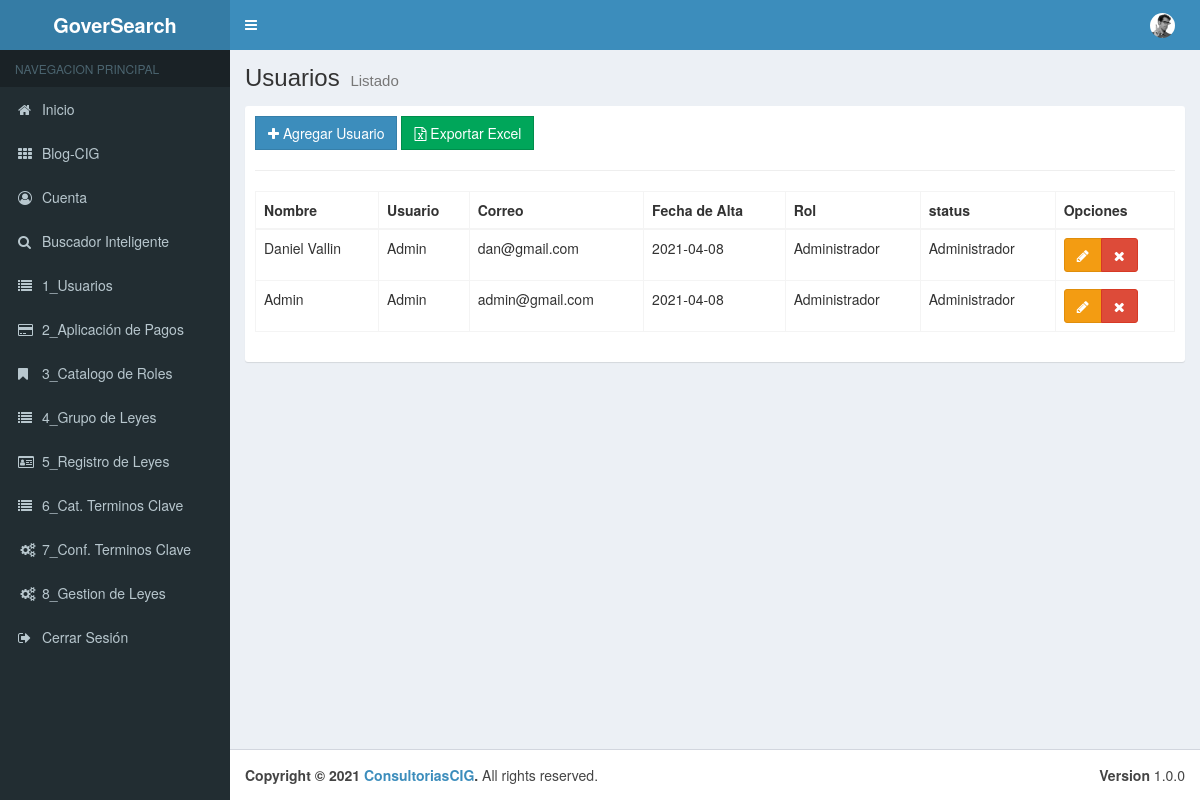
Before: /00_Menu/cUsuarios with the older database file.
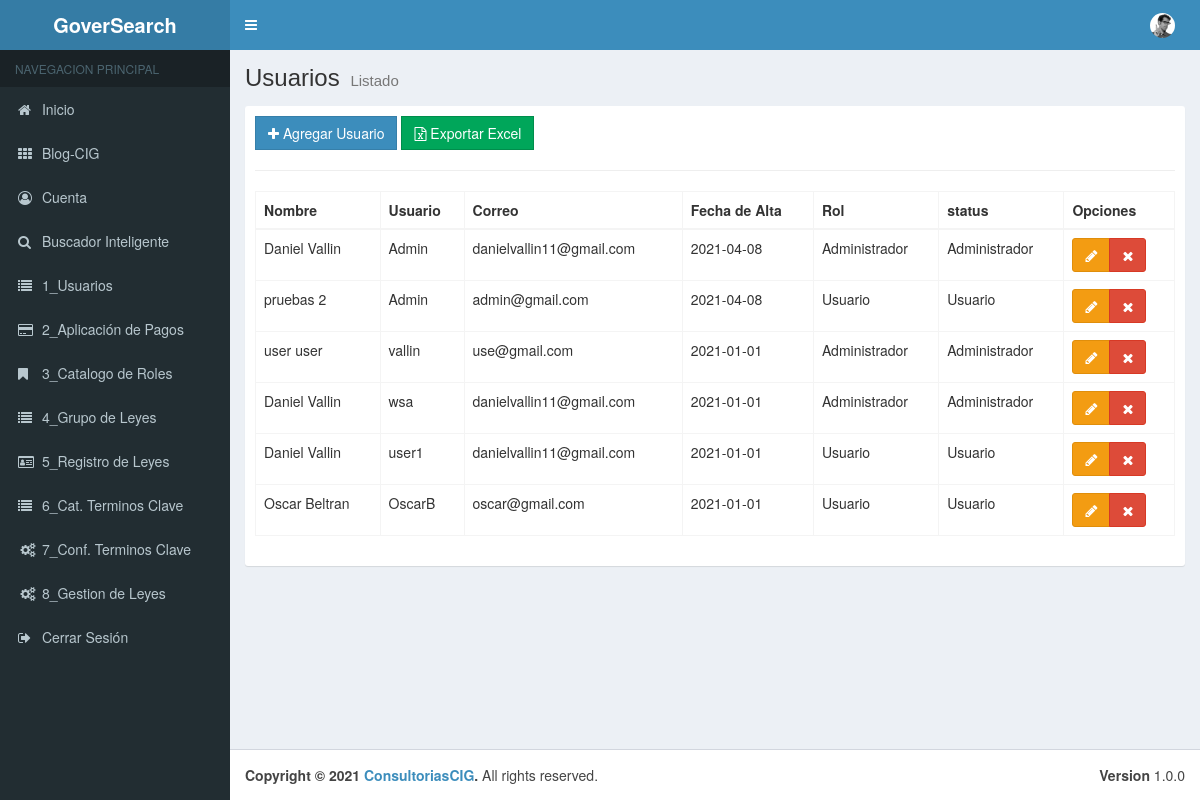
After: the same page with the newer database file.
### tables this page shows
CREATE TABLE `tbl_usuarios` (
  `pk_Usuario` int(11) NOT NULL,
  `Nombre` varchar(50) NOT NULL,
  `Apellidos` varchar(50) NOT NULL,
  `Telefono` varchar(10) NOT NULL,
  `Correo` varchar(50) NOT NULL,
  `Usuario` varchar(50) NOT NULL,
  `Contrasena` varchar(50) NOT NULL,
  `Fecha_Alta` date NOT NULL,
  `User_Rol_pk` int(11) NOT NULL,
  `Estado` bit(1) NOT NULL
);

CREATE TABLE `tbl_roles` (
  `pk_Rol` int(11) NOT NULL,
  `Nombre_Rol` varchar(50) NOT NULL,
  `Descripcion` varchar(50) NOT NULL,
  `Estado` bit(1) NOT NULL
);

### application/controllers/00_Menu/cUsuarios.php (called while the page is built, shortened)
<?php
class cUsuarios extends CI_Controller {
	public function __construct(){
		$this->load->model("User_Model");
		$this->load->model("Roles_Model");
	}
	public function index(){
		$data = array(
			 'usuarios' =>$this->User_Model->getUsuarios(),
		);
		$this->load->view("layouts/header");
		$this->load->view("layouts/aside");
		$this->load->view("admin/01_Menu/vUsuarios/list",$data);
		$this->load->view("layouts/footer");
	}
}

### index.php (called while the page is built, shortened)
<?php
require_once BASEPATH.'core/CodeIgniter.php';

### application/models/User_Model.php (called while the page is built, shortened)
<?php
class User_Model extends CI_Model {
    public function getUsuarios(){
        $this->db->select("u.* ,r.Nombre_Rol as rol");
        $this->db->from("tbl_usuarios u");
        $this->db->join("tbl_roles r","u.User_Rol_pk = r.pk_Rol");
        $this->db->where("u.Estado","1");
        $resultados = $this->db->get();
        return $resultados->result();
    }
}

### application/views/admin/01_Menu/vUsuarios/list.php (the view)
<div class="content-wrapper">
    <section class="content-header">
        <h1>
        Usuarios
        <small>Listado</small>
        </h1>
    </section>
    <section class="content">
        <div class="box box-solid">
            <div class="box-body">
                <div class="row">
                    <div class="col-md-12">
                        <a href="<?php echo base_url();?>00_Menu/cUsuarios/add" class="btn btn-primary btn-flat"><span class="fa fa-plus"></span> Agregar Usuario</a>
                        <a href="<?php echo base_url();?>00_Menu/cReg_Leyes/add" class="btn btn-success btn-flat"><span class="fa fa-file-excel-o"></span> Exportar Excel</a>
                    </div>
                </div>
                <hr>
                <div class="row">
                    <div class="col-md-12">
                        <table id="example1" class="table table-bordered table-hover">
                            <thead>
                            <tr>
                                <th>Nombre</th>
                                <th>Usuario</th>
                                <th>Correo</th>
                                <th>Fecha de Alta</th>
                                <th>Rol</th>
                                <th>status</th>
                                <th>Opciones</th>
                                </tr>
                            </thead>
                            <tbody>
                            <?php if(!empty($usuarios)):?>
                            <?php foreach($usuarios as $usuario):?>
                                <tr>
                                    <td><?php echo $usuario->Nombre; echo " "; echo $usuario->Apellidos;?></td>
                                    <td><?php echo $usuario->Usuario;?></td>
                                    <td><?php echo $usuario->Correo;?></td>
                                    <td><?php echo $usuario->Fecha_Alta;?></td>
                                    <td><?php echo $usuario->rol;?></td>
                                    <td><?php echo $usuario->rol;?></td>
                                    <td>
                                        <div class="btn-group">
                                            <a href="<?php echo base_url()?>00_Menu/cPagos/edit/<?php echo $usuario->pk_Usuario;?>" class="btn btn-warning"><span class="fa fa-pencil"></span></a>
                                            <a href="<?php echo base_url();?>00_Menu/cPagos/delete/<?php echo $usuario->pk_Usuario;?>" class="btn btn-danger btn-remove"><span class="fa fa-remove"></span></a>
                                        </div>
                                    </td>
                                </tr>
                            <?php endforeach;?>
                            <?php endif;?>
                            </tbody>
                        </table>
                    </div>
                </div>
            </div>
        </div>
    </section>
</div>

### application/views/layouts/header.php (shortened to what this page needs)
<!DOCTYPE html>
<html lang="es">
<head>
    <link rel="stylesheet" href="<?php echo base_url();?>assets/template/bootstrap/css/bootstrap.min.css">
    <link rel="stylesheet" href="<?php echo base_url();?>assets/template/datatables.net-bs/css/dataTables.bootstrap.min.css">
    <link rel="stylesheet" href="<?php echo base_url();?>assets/template/datatables-export/css/buttons.dataTables.min.css">
    <link rel="stylesheet" href="<?php echo base_url();?>assets/template/font-awesome/css/font-awesome.min.css">
    <link rel="stylesheet" href="<?php echo base_url();?>assets/template/dist/css/AdminLTE.min.css">
    <link rel="stylesheet" href="<?php echo base_url();?>assets/template/dist/css/skins/_all-skins.min.css">
</head>
<body class="hold-transition skin-blue sidebar-mini">
    <div class="wrapper">
        <header class="main-header">
            <a href="<?php echo base_url();?>" class="logo">
                <span class="logo-lg"><b>GoverSearch</b></span>
            </a>
            <nav class="navbar navbar-static-top">
                <a href="#" class="sidebar-toggle" data-toggle="push-menu" role="button">
                </a>
                <div class="navbar-custom-menu">
                    <ul class="nav navbar-nav">
                        <li class="dropdown user user-menu">
                            <a href="#" class="dropdown-toggle" data-toggle="dropdown">
                                <img src="<?php echo base_url()?>assets/template/dist/img/user2-160x160.jpg" class="user-image" alt="User Image">
                            </a>
                        </li>
                    </ul>
                </div>
            </nav>
        </header>

### application/views/layouts/aside.php
<aside class="main-sidebar">
    <section class="sidebar">
        <ul class="sidebar-menu" data-widget="tree">
            <li class="header">NAVEGACION PRINCIPAL</li>
            <li>
                <a href="<?php echo base_url();?>">
                    <i class="fa fa-home"></i> <span>Inicio</span>
                </a>
            </li>
                <li class="treeview">
                    <li>
                        <a href="<?php echo base_url();?>00_Menu/cBlog"><i class="fa fa-th"></i> <span>Blog-CIG</span>
                        </a>
                    </li>
                </li>
                <li class="treeview">
                    <li>
                    <a href="<?php echo base_url();?>00_Menu/cCuenta"><i class="fa fa-user-circle-o"></i> <span>Cuenta</span></a>
                    </li>
                </li>
            <li class="treeview">
                    <li>
                    <a href="<?php echo base_url();?>00_Menu/cBuscador"><i class="fa fa-search"></i><span> Buscador Inteligente</span></a>
                    </li>
                </li>
            <li class="treeview">
                    <li>
                    <a href="<?php echo base_url();?>00_Menu/cUsuarios"><i class="fa fa-list"></i><span> 1_Usuarios</span> </a>
                    </li>
                </li>
            <li class="treeview">
                    <li>
                    <a href="<?php echo base_url();?>00_Menu/cPagos"><i class="fa fa-credit-card"></i><span> 2_Aplicación de Pagos</span></a>
                    </li>
                </li>
            <li class="treeview">
                    <li>
                    <a href="<?php echo base_url();?>00_Menu/cRoles"><i class="fa fa-bookmark"></i><span> 3_Catalogo de Roles</span></a>
                    </li>
                </li>
            <li class="treeview">
                    <li>
                    <a href="<?php echo base_url();?>00_Menu/cGrupo_Leyes"><i class="fa fa-list"></i><span> 4_Grupo de Leyes</span></a>
                    </li>
                </li>
            <li class="treeview">
                    <li>
                    <a href="<?php echo base_url();?>00_Menu/cReg_Leyes"><i class="fa fa-id-card-o"></i><span> 5_Registro de Leyes</span></a>
                    </li>
                </li>
            <li class="treeview">
                    <li>
                    <a href="<?php echo base_url();?>00_Menu/cClaves"><i class="fa fa-list"></i><span> 6_Cat. Terminos Clave</span></a>
                    </li>
                </li>
            <li class="treeview">
                    <li>
                    <a href="<?php echo base_url();?>00_Menu/cTer_Clave"><i class="fa fa-cogs fa-fw"></i><span> 7_Conf. Terminos Clave</span></a>
                    </li>
                </li>
            <li class="treeview">
                    <li>
                    <a href="<?php echo base_url();?>00_Menu/cGestion"><i class="fa fa-cogs fa-fw"></i><span> 8_Gestion de Leyes</span></a>
                    </li>
                </li>
            <li class="treeview">
                    <li>
                    <a href="<?php echo base_url();?>auth/logout"><i class="fa fa-sign-out"></i><span> Cerrar Sesión</span></a>
                    </li>
            </li>
        </ul>
    </section>
</aside>

### application/views/layouts/footer.php (shortened to what this page needs)
<footer class="main-footer">
            <div class="pull-right hidden-xs">
                <b>Version</b> 1.0.0
            </div>
            <strong>Copyright &copy; 2021 <a href="https://consultorescig.mx/">ConsultoriasCIG</a>.</strong> All rights
            reserved.
        </footer>
    </div>
</body>
</html>

Changed rows visible on the page:
changed tbl_usuarios (number 1 of 6 on the later page): Correo "dan@gmail.com" → "danielvallin11@gmail.com"
changed tbl_usuarios "admin@gmail.com": Nombre "Admin" → "pruebas 2"; User_Rol_pk.Nombre_Rol "Administrador" → "Usuario"
added tbl_usuarios: Nombre "user", Apellidos "user", Usuario "vallin", Correo "use@gmail.com", Fecha_Alta "2021-01-01", User_Rol_pk.Nombre_Rol "Administrador"
added tbl_usuarios: Nombre "Daniel", Apellidos "Vallin", Usuario "wsa", Correo "danielvallin11@gmail.com", Fecha_Alta "2021-01-01", User_Rol_pk.Nombre_Rol "Administrador"
added tbl_usuarios: Nombre "Daniel", Apellidos "Vallin", Usuario "user1", Correo "danielvallin11@gmail.com", Fecha_Alta "2021-01-01", User_Rol_pk.Nombre_Rol "Usuario"
added tbl_usuarios: Nombre "Oscar", Apellidos "Beltran", Usuario "OscarB", Correo "oscar@gmail.com", Fecha_Alta "2021-01-01", User_Rol_pk.Nombre_Rol "Usuario"
